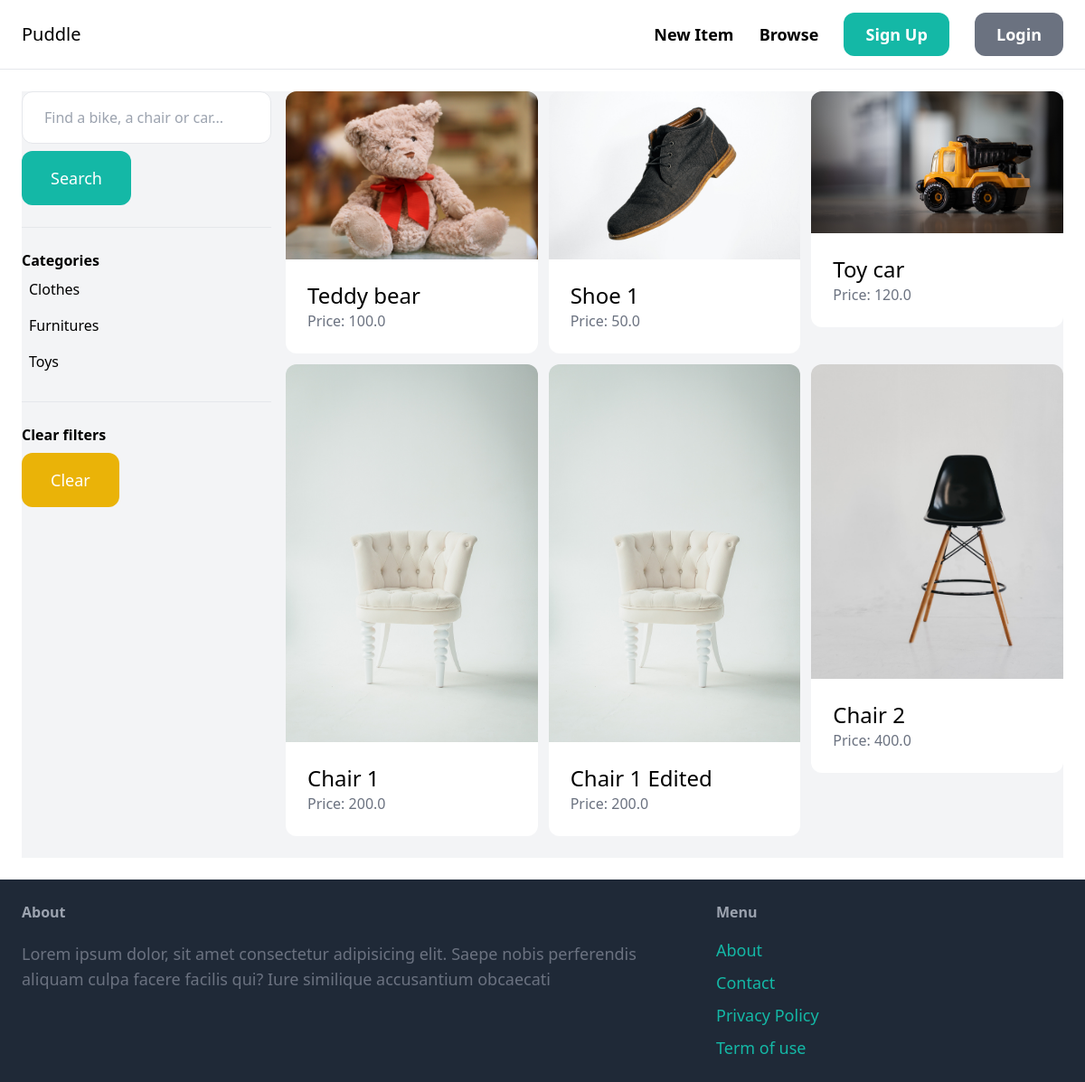
Page /items/ on the earlier database version.
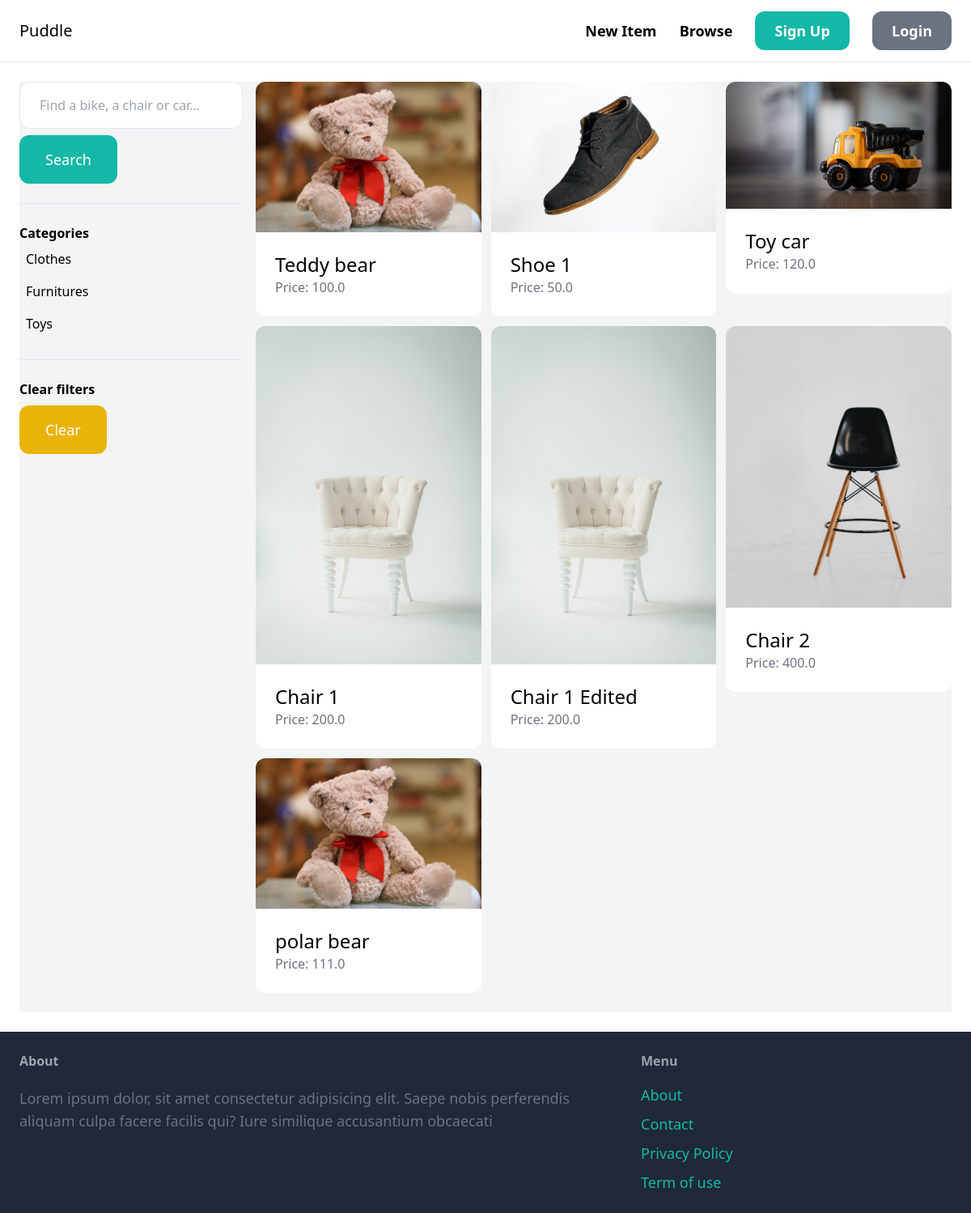
Same page on the later database version.
### item/models.py (models this page shows, shortened)
class Category(models.Model):
    name = models.CharField(max_length=255)
    class Meta:
        ordering = ('name',)
        verbose_name_plural = 'Categories'

class Item(models.Model):
    category = models.ForeignKey(Category, related_name='items', on_delete=models.CASCADE)
    name = models.CharField(max_length=255)
    description = models.TextField(blank=True, null= True)
    price = models.FloatField()
    image = models.ImageField(upload_to='item_images', blank=True, )
    is_sold = models.BooleanField(default=False)
    created_by = models.ForeignKey(User, related_name='items', on_delete=models.CASCADE)
    created_at = models.DateTimeField(auto_now_add=True)

### item/views.py (the view)
# urls.py: path('', views.items, name='items'),
def items(request):
    query = request.GET.get('query','')
    category_id = request.GET.get('category', 0)
    categories = Category.objects.all()
    items = Item.objects.filter(is_sold= False)
    if category_id:
        items = items. filter(category_id=category_id)
    if query:
        items = items.filter(Q(name__icontains=query) | Q(description__icontains=query))
    return render(request, 'item/items.html', {
        'items' : items,
        'query' : query,
        'categories' : categories,
        'category_id' : int(category_id),
    })

### item/templates/item/items.html (shortened to what this page needs)
{% extends 'core/base.html' %}
{% block content %}
    <div class="pb-6 grid grid-cols-4 gap-4 bg-gray-100">
        <div class="col-span-1">
            <form method="get" action="{% url 'item:items' %}">
                <input name="query" class="w-full py-4 px-6 border rounded-xl" type="text" value="{{ query }}" placeholder="Find a bike, a chair or car...">
                <button class="mt-2 py-4 px-8 text-lg bg-teal-500 text-white rounded-xl">Search</button>
            </form>
            <hr class="my-6">
            <p class="font-semibold">Categories</p>
            <ul>
                {% for category in categories %}
                    <li class="py-2 px-2 rounded-xl{% if category.id == category_id %} bg-gray-200{% endif %}">
                        <a href="{% url 'item:items' %}?query={{ query }}&category={{ category.id }}">{{ category.name }}</a>
                    </li>
                {% endfor %}
            </ul>
            <hr class="my-6">
            <p class="font-semibold">Clear filters</p>
            <ul>
                <li><a href="{% url 'item:items' %}" class="mt-2 py-4 px-8 inline-block bg-yellow-500 text-lg rounded-xl text-white">Clear</a>
        </div>
        <div class="col-span-3">
            <div class="grid grid-cols-3 gap-3">
                {% for item in items %}
                    <div>
                        <a href="{% url 'item:detail' item.id %}">
                            <div>
                                <img src="{{ item.image.url }}" class="rounded-t-xl">
                            </div>
                            <div class="p-6 bg-white rounded-b-xl">
                                <h2 class="text-2xl">{{ item.name }}</h2>
                                <p class="text-gray-500">Price: {{ item.price }}</p>
                            </div>
                        </a>
                    </div>
                {% endfor %}
            </div>
        </div>
    </div>
{% endblock %}

Differences in the rows shown:
added Item: image (picture), name "polar bear", price "111.0"
